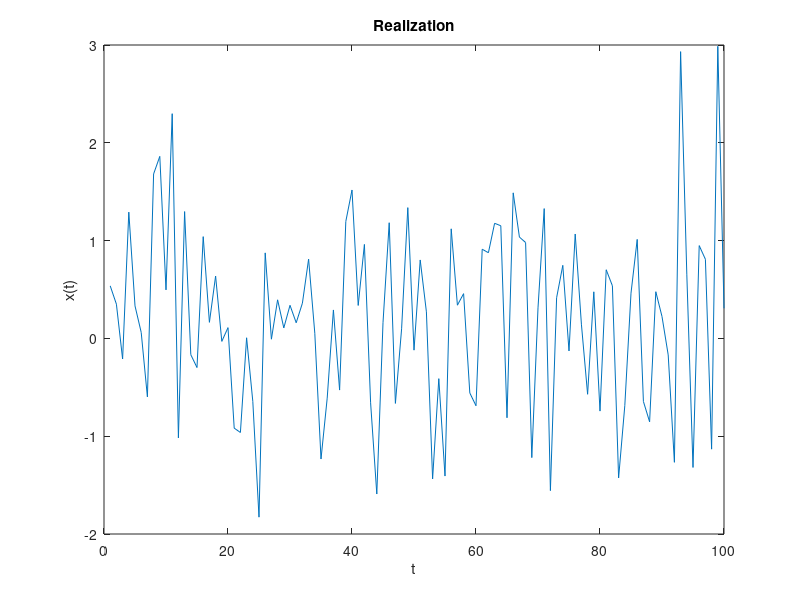

Write MATLAB code to recreate this figure.
% loading thedata
load data1;

% plotting the realizations over time
plot(data1.x)
xlabel(['t']);
ylabel('x(t)');
title(['Realization']);
set(gcf,'position',[300,300,400,300])
saveas(gcf, 'data1.jpg');

mu = mean(data1.x)

s = std(data1.x);
n = 100;
alpha = 0.05;

% student value
st = tinv(1-alpha/2, n-1);

% The confidence interval of an unknown variance
a = mu - (s*st)/sqrt(n);
b = mu + (s*st)/sqrt(n);

% The final result
[a b]

